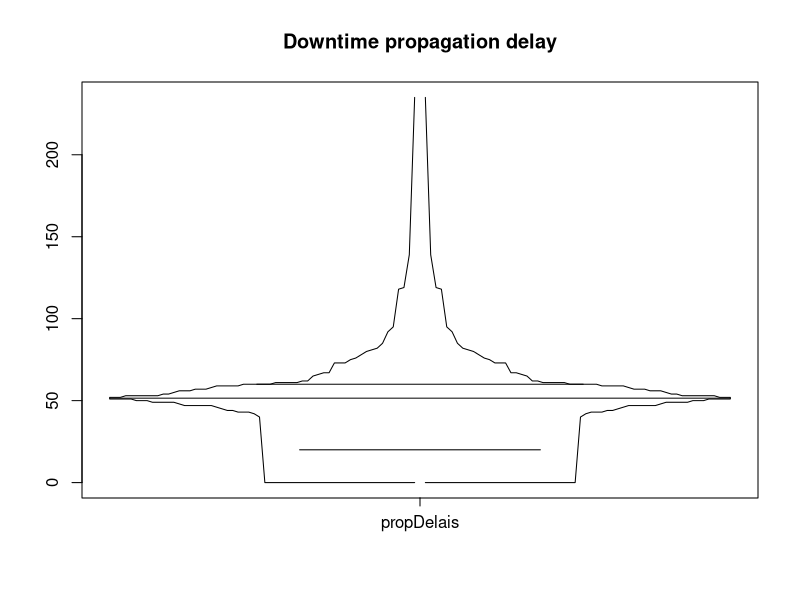
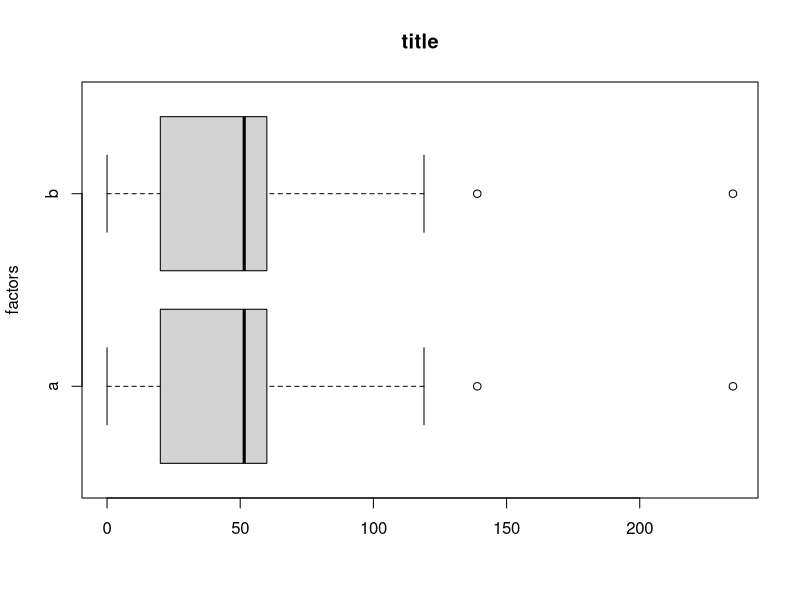

Reproduce these figures in R, in order.
propDelais <- c(0,52,65,119,0,118,47,81,0,52,75,76,0,92,85,80,0,44,51,67,0,61,53,56,0,73,50,60,0,58,59,51,0,47,67,60,0,62,59,56,0,53,59,66,0,53,51,59,0,139,52,59,0,95,60,73,0,43,53,57,0,49,60,57,0,78,44,51,0,60,49,62,0,55,53,53,0,54,61,53,0,40,46,47,0,54,56,60,0,50,47,61,0,49,49,47,0,50,61,57,0,43,42,61,0,49,43,235,0,47,51,82,0,45,48,73)
netSize <- c(0,0,0,0,0,0,0,0,0,0,0,0,0,0,0,0,0,0,0,0,0,0,0,0,0,0,0,0)


library(Hmisc)
bpplot(propDelais,main="Downtime propagation delay")
boxplot(propDelais, propDelais, names = c("a", "b"), horizontal = TRUE, ylab = "factors", main = "title")
